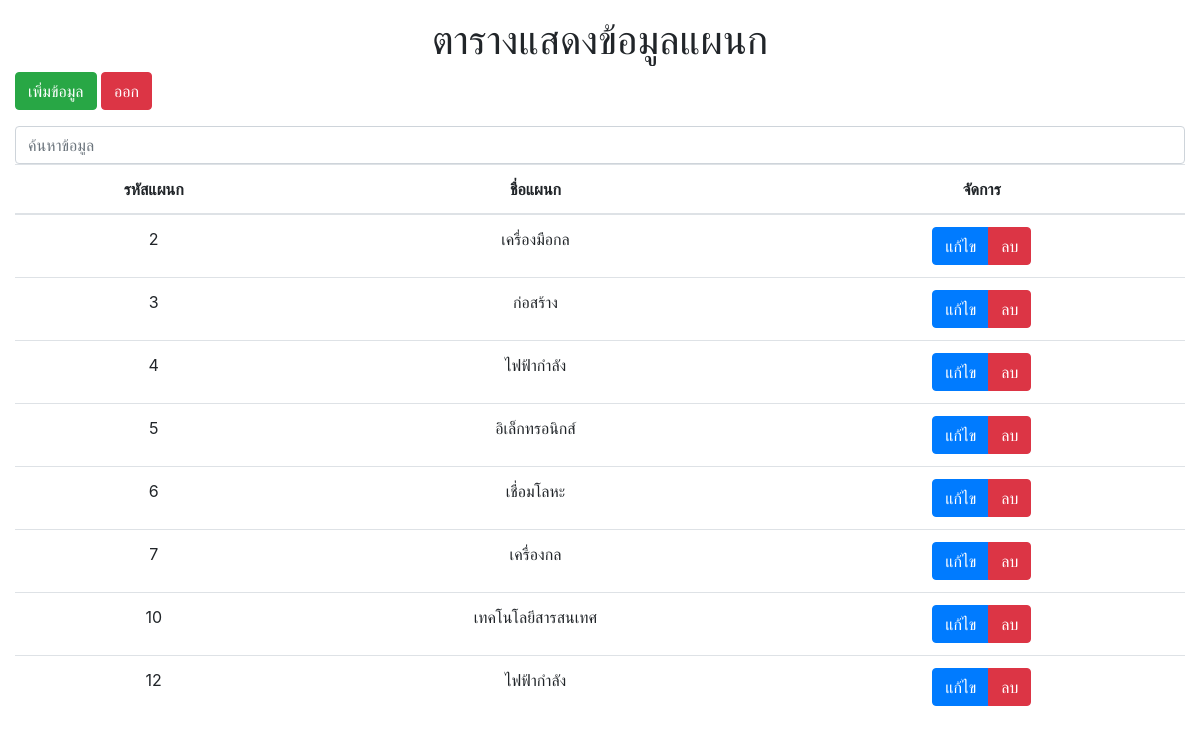
The app's page /Personnel/Administrator/datadepartment/data_department_v1.php with its own data.
### tables this page shows
CREATE TABLE `tb_department` (
  `id_department` int(255) NOT NULL,
  `d_name` varchar(255) NOT NULL
);

### Personnel/Administrator/datadepartment/data_department_v1.php (the view, shortened to what this page needs)
<!DOCTYPE html>
<html lang="en">
<head>
    <link rel="stylesheet" href="https://cdn.jsdelivr.net/npm/bootstrap@4.6.2/dist/css/bootstrap.min.css">
</head>
<body>
<?php
    include "../../../connectdb.php";
    $sql = "SELECT * FROM tb_department WHERE id_department != 1 ";
    $result = mysqli_query($con,$sql);
?>
    <div class="container-fluid mt-3">
        <h1 class="textcenter">ตารางแสดงข้อมูลแผนก</h1>
        <a href="add_department.php" class="btn btn-success" >เพิ่มข้อมูล</a>
        <a href="../index.php" class="btn btn-danger" >ออก</a>
        <input class="form-control mt-3" id="myInput" type="text" placeholder="ค้นหาข้อมูล">
        <table class="table table-hover">
            <thead>
                <tr>
                    <th>รหัสแผนก</th>
                    <th>ชื่อแผนก</th>
                    <th>จัดการ</th>
                </tr>
            </thead>
            <tbody id="myTable">
                <?php
                    while($row = $result->fetch_assoc()):
                ?>
                <tr>
                    <td><?php echo $row['id_department'];?></td>
                    <td><?php echo $row['d_name'];?></td>
                    <td>
                        <div class="btn-group">
                            <a href="edit_department.php?id=<?php echo $row['id_department'];?>" class="btn btn-primary">แก้ไข</a>
                            <a href="delete_department.php?id=<?php echo $row['id_department']; ?>" class="btn btn-danger" onclick="return confirm('Are your Sure to Delete')">ลบ</a>
                        </div>
                    </td>
                </tr>
                <?php endwhile ?>
            </tbody>
        </table>
    </div>
</body>
</html>

### Personnel/Administrator/datadepartment/data_department_v1.php (style rules this page uses)
th { text-align: center; }
td { text-align: center; }
.textcenter { text-align: center }

### records on screen
tb_department: id_department "2", d_name "เครื่องมือกล"
tb_department: id_department "3", d_name "ก่อสร้าง"
tb_department: id_department "4", d_name "ไฟฟ้ากำลัง"
tb_department: id_department "5", d_name "อิเล็กทรอนิกส์"
tb_department: id_department "6", d_name "เชื่อมโลหะ"
tb_department: id_department "7", d_name "เครื่องกล"
tb_department: id_department "10", d_name "เทคโนโลยีสารสนเทศ"
tb_department: id_department "12", d_name "ไฟฟ้ากำลัง"
